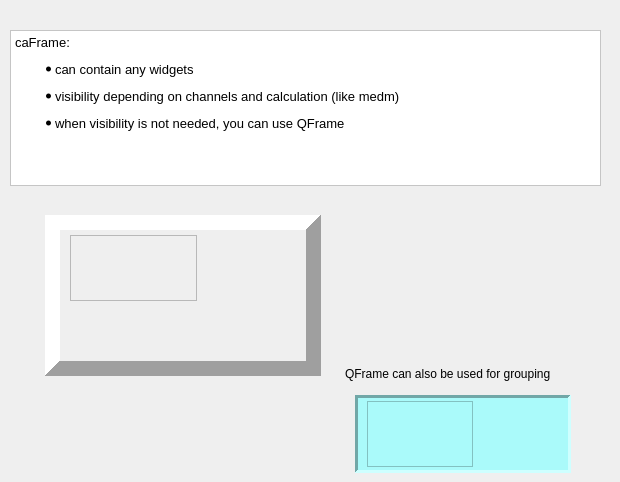
      <widget class="QWidget" name="tab_9">
       <attribute name="title">
        <string>caFrame</string>
       </attribute>
       <widget class="QTextEdit" name="textEdit_6">
        <property name="geometry">
         <rect>
          <x>10</x>
          <y>30</y>
          <width>591</width>
          <height>156</height>
         </rect>
        </property>
        <property name="styleSheet">
         <string notr="true">
QWidget {background: white;} </string>
        </property>
        <property name="html">
         <string>&lt;!DOCTYPE HTML PUBLIC &quot;-//W3C//DTD HTML 4.0//EN&quot; &quot;http://www.w3.org/TR/REC-html40/strict.dtd&quot;&gt;
&lt;html&gt;&lt;head&gt;&lt;meta name=&quot;qrichtext&quot; content=&quot;1&quot; /&gt;&lt;style type=&quot;text/css&quot;&gt;
p, li { white-space: pre-wrap; }
&lt;/style&gt;&lt;/head&gt;&lt;body style=&quot; font-family:'Sans Serif'; font-size:10pt; font-weight:400; font-style:normal;&quot;&gt;
&lt;p style=&quot; margin-top:0px; margin-bottom:0px; margin-left:0px; margin-right:0px; -qt-block-indent:0; text-indent:0px;&quot;&gt;caFrame: &lt;/p&gt;
&lt;ul style=&quot;margin-top: 0px; margin-bottom: 0px; margin-left: 0px; margin-right: 0px; -qt-list-indent: 1;&quot;&gt;&lt;li style=&quot; margin-top:12px; margin-bottom:0px; margin-left:0px; margin-right:0px; -qt-block-indent:0; text-indent:0px;&quot;&gt;can contain any widgets&lt;/li&gt;&lt;/ul&gt;
&lt;ul style=&quot;margin-top: 0px; margin-bottom: 0px; margin-left: 0px; margin-right: 0px; -qt-list-indent: 1;&quot;&gt;&lt;li style=&quot; margin-top:12px; margin-bottom:0px; margin-left:0px; margin-right:0px; -qt-block-indent:0; text-indent:0px;&quot;&gt;visibility depending on channels and calculation (like medm)&lt;/li&gt;
&lt;li style=&quot; margin-top:12px; margin-bottom:0px; margin-left:0px; margin-right:0px; -qt-block-indent:0; text-indent:0px;&quot;&gt;when visibility is not needed, you can use QFrame&lt;/li&gt;&lt;/ul&gt;&lt;/body&gt;&lt;/html&gt;</string>
        </property>
       </widget>
       <widget class="caFrame" name="caframe">
        <property name="geometry">
         <rect>
          <x>45</x>
          <y>215</y>
          <width>276</width>
          <height>161</height>
         </rect>
        </property>
        <property name="frameShape">
         <enum>QFrame::Panel</enum>
        </property>
        <property name="frameShadow">
         <enum>QFrame::Raised</enum>
        </property>
        <property name="lineWidth">
         <number>15</number>
        </property>
        <property name="background">
         <color>
          <red>160</red>
          <green>0</green>
          <blue>164</blue>
         </color>
        </property>
        <property name="backgroundMode">
         <enum>caFrame::Outline</enum>
        </property>
        <widget class="caNumeric" name="caNumeric_6">
         <property name="geometry">
          <rect>
           <x>25</x>
           <y>20</y>
           <width>127</width>
           <height>66</height>
          </rect>
         </property>
         <property name="sizePolicy">
          <sizepolicy hsizetype="Expanding" vsizetype="Expanding">
           <horstretch>0</horstretch>
           <verstretch>0</verstretch>
          </sizepolicy>
         </property>
         <property name="minimumSize">
          <size>
           <width>0</width>
           <height>0</height>
          </size>
         </property>
         <property name="maximumSize">
          <size>
           <width>16777215</width>
           <height>16777215</height>
          </size>
         </property>
         <property name="autoFillBackground">
          <bool>false</bool>
         </property>
         <property name="frameShape">
          <enum>QFrame::StyledPanel</enum>
         </property>
         <property name="frameShadow">
          <enum>QFrame::Raised</enum>
         </property>
         <property name="lineWidth">
          <number>3</number>
         </property>
         <property name="integerDigits" stdset="0">
          <number>3</number>
         </property>
         <property name="decimalDigits" stdset="0">
          <number>1</number>
         </property>
         <property name="digitsFontScaleEnabled">
          <bool>true</bool>
         </property>
         <property name="channel" stdset="0">
          <string>ACM:TEST:AO</string>
         </property>
         <property name="foreground">
          <color>
           <red>255</red>
           <green>0</green>
           <blue>0</blue>
          </color>
         </property>
         <property name="background">
          <color>
           <red>85</red>
           <green>255</green>
           <blue>255</blue>
          </color>
         </property>
         <property name="precisionMode">
          <enum>caNumeric::User</enum>
         </property>
         <property name="fixedFormat">
          <bool>true</bool>
         </property>
         <property name="limitsMode">
          <enum>caNumeric::User</enum>
         </property>
         <property name="maxValue">
          <double>990.000000000000000</double>
         </property>
         <property name="minValue">
          <double>0.000000001000000</double>
         </property>
        </widget>
        <widget class="caGraphics" name="cagraphics_11">
         <property name="geometry">
          <rect>
           <x>200</x>
           <y>80</y>
           <width>51</width>
           <height>66</height>
          </rect>
         </property>
         <property name="foreground">
          <color>
           <red>255</red>
           <green>0</green>
           <blue>0</blue>
          </color>
         </property>
         <property name="fillstyle" stdset="0">
          <enum>caGraphics::Filled</enum>
         </property>
         <property name="lineSize">
          <number>6</number>
         </property>
         <property name="form">
          <enum>caGraphics::Circle</enum>
         </property>
         <property name="tiltAngle">
          <number>45</number>
         </property>
        </widget>
       </widget>
       <widget class="QFrame" name="frame_4">
        <property name="geometry">
         <rect>
          <x>355</x>
          <y>395</y>
          <width>216</width>
          <height>78</height>
         </rect>
        </property>
        <property name="styleSheet">
         <string notr="true">QFrame {background: rgb(170, 250, 250);}</string>
        </property>
        <property name="frameShape">
         <enum>QFrame::Panel</enum>
        </property>
        <property name="frameShadow">
         <enum>QFrame::Sunken</enum>
        </property>
        <property name="lineWidth">
         <number>3</number>
        </property>
        <widget class="caNumeric" name="caNumeric_5">
         <property name="geometry">
          <rect>
           <x>12</x>
           <y>6</y>
           <width>106</width>
           <height>66</height>
          </rect>
         </property>
         <property name="sizePolicy">
          <sizepolicy hsizetype="Expanding" vsizetype="Expanding">
           <horstretch>0</horstretch>
           <verstretch>0</verstretch>
          </sizepolicy>
         </property>
         <property name="minimumSize">
          <size>
           <width>0</width>
           <height>0</height>
          </size>
         </property>
         <property name="maximumSize">
          <size>
           <width>16777215</width>
           <height>16777215</height>
          </size>
         </property>
         <property name="autoFillBackground">
          <bool>false</bool>
         </property>
         <property name="frameShape">
          <enum>QFrame::StyledPanel</enum>
         </property>
         <property name="frameShadow">
          <enum>QFrame::Raised</enum>
         </property>
         <property name="lineWidth">
          <number>3</number>
         </property>
         <property name="integerDigits" stdset="0">
          <number>3</number>
         </property>
         <property name="decimalDigits" stdset="0">
          <number>1</number>
         </property>
         <property name="digitsFontScaleEnabled">
          <bool>true</bool>
         </property>
         <property name="channel" stdset="0">
          <string>ACM:TEST:AO</string>
         </property>
         <property name="foreground">
          <color>
           <red>255</red>
           <green>0</green>
           <blue>0</blue>
          </color>
         </property>
         <property name="background">
          <color>
           <red>85</red>
           <green>255</green>
           <blue>255</blue>
          </color>
         </property>
         <property name="precisionMode">
          <enum>caNumeric::User</enum>
         </property>
         <property name="fixedFormat">
          <bool>true</bool>
         </property>
         <property name="limitsMode">
          <enum>caNumeric::User</enum>
         </property>
         <property name="maxValue">
          <double>990.000000000000000</double>
         </property>
         <property name="minValue">
          <double>0.000000000000000</double>
         </property>
        </widget>
        <widget class="caGraphics" name="cagraphics_10">
         <property name="geometry">
          <rect>
           <x>140</x>
           <y>5</y>
           <width>51</width>
           <height>66</height>
          </rect>
         </property>
         <property name="foreground">
          <color>
           <red>255</red>
           <green>0</green>
           <blue>0</blue>
          </color>
         </property>
         <property name="fillstyle" stdset="0">
          <enum>caGraphics::Filled</enum>
         </property>
         <property name="lineSize">
          <number>6</number>
         </property>
         <property name="form">
          <enum>caGraphics::Circle</enum>
         </property>
         <property name="tiltAngle">
          <number>45</number>
         </property>
        </widget>
       </widget>
       <widget class="QLabel" name="label">
        <property name="geometry">
         <rect>
          <x>345</x>
          <y>365</y>
          <width>266</width>
          <height>17</height>
         </rect>
        </property>
        <property name="text">
         <string>QFrame can also be used for grouping</string>
        </property>
       </widget>
      </widget>
